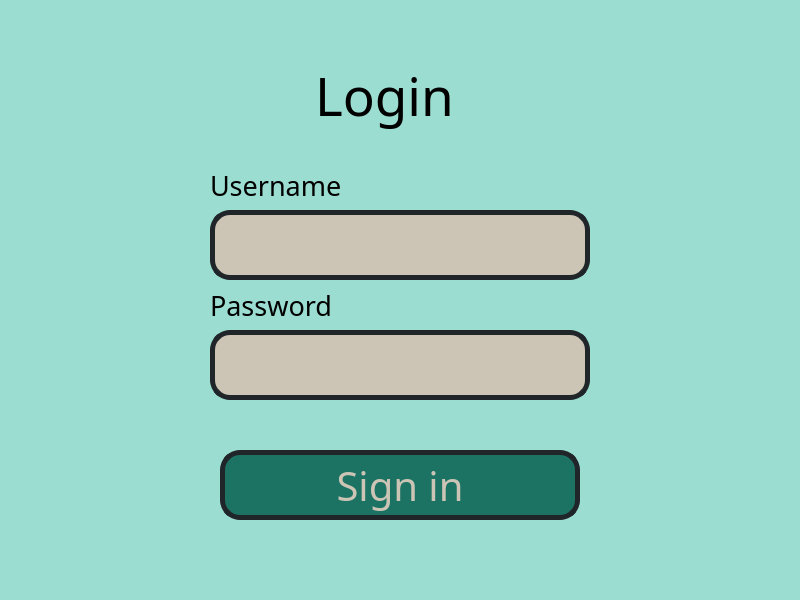
<?xml version="1.0" encoding="UTF-8"?>
<ui version="4.0">
 <class>MainWindow</class>
 <widget class="QMainWindow" name="MainWindow">
  <property name="geometry">
   <rect>
    <x>0</x>
    <y>0</y>
    <width>800</width>
    <height>600</height>
   </rect>
  </property>
  <property name="windowTitle">
   <string>MainWindow</string>
  </property>
  <property name="styleSheet">
   <string notr="true">background-color: rgb(155, 221, 209);
</string>
  </property>
  <widget class="QWidget" name="centralwidget">
   <property name="enabled">
    <bool>true</bool>
   </property>
   <property name="styleSheet">
    <string notr="true">QPushButton#sign_in_button
{
border: 5px solid;
border-radius: 20%;
border-color: rgb(32, 37, 42);
background-color: rgb(28, 115, 100);
color: rgb(204, 196, 180);
}
QLineEdit#login_input{
	border: 5px solid;
	border-radius: 20%;
	border-color: rgb(32, 37, 42);
	background-color: rgb(204, 196, 180);
	color: rgb(44, 132, 116);
}
QLineEdit#password_input{
	border: 5px solid;
	border-radius: 20%;
	border-color: rgb(32, 37, 42);
	background-color: rgb(204, 196, 180);
	color: rgb(44, 132, 116);
}
QPushButton:hover#sign_in_button
{
   background-color:rgb(1,58,51);
}
QPushButton:pressed#sign_in_button
{
   background-color:gray;
}
QLineEdit{
	padding:10px;
}
QLineEdit:focus#login_input
{
  background-color: rgb(255,255,255);
}
QLineEdit:focus#password_input
{
  background-color: rgb(255,255,255);
}</string>
   </property>
   <widget class="QPushButton" name="sign_in_button">
    <property name="geometry">
     <rect>
      <x>220</x>
      <y>450</y>
      <width>360</width>
      <height>70</height>
     </rect>
    </property>
    <property name="font">
     <font>
      <family>TT_Skip-E</family>
      <pointsize>30</pointsize>
     </font>
    </property>
    <property name="styleSheet">
     <string notr="true"/>
    </property>
    <property name="text">
     <string>Sign in</string>
    </property>
   </widget>
   <widget class="QLineEdit" name="login_input">
    <property name="geometry">
     <rect>
      <x>210</x>
      <y>210</y>
      <width>380</width>
      <height>70</height>
     </rect>
    </property>
    <property name="font">
     <font>
      <family>TT_Skip-E</family>
      <pointsize>20</pointsize>
     </font>
    </property>
    <property name="layoutDirection">
     <enum>Qt::LeftToRight</enum>
    </property>
    <property name="styleSheet">
     <string notr="true"/>
    </property>
    <property name="text">
     <string/>
    </property>
   </widget>
   <widget class="QLineEdit" name="password_input">
    <property name="geometry">
     <rect>
      <x>210</x>
      <y>330</y>
      <width>380</width>
      <height>70</height>
     </rect>
    </property>
    <property name="font">
     <font>
      <family>TT_Skip-E</family>
      <pointsize>20</pointsize>
     </font>
    </property>
    <property name="styleSheet">
     <string notr="true"/>
    </property>
    <property name="text">
     <string/>
    </property>
   </widget>
   <widget class="QLabel" name="label">
    <property name="geometry">
     <rect>
      <x>210</x>
      <y>150</y>
      <width>181</width>
      <height>71</height>
     </rect>
    </property>
    <property name="font">
     <font>
      <family>TT_Skip-E</family>
      <pointsize>20</pointsize>
     </font>
    </property>
    <property name="styleSheet">
     <string notr="true"/>
    </property>
    <property name="text">
     <string>Username</string>
    </property>
   </widget>
   <widget class="QLabel" name="label_2">
    <property name="geometry">
     <rect>
      <x>210</x>
      <y>270</y>
      <width>181</width>
      <height>71</height>
     </rect>
    </property>
    <property name="font">
     <font>
      <family>TT_Skip-E</family>
      <pointsize>20</pointsize>
     </font>
    </property>
    <property name="styleSheet">
     <string notr="true"/>
    </property>
    <property name="text">
     <string>Password</string>
    </property>
   </widget>
   <widget class="QLabel" name="label_3">
    <property name="geometry">
     <rect>
      <x>315</x>
      <y>60</y>
      <width>170</width>
      <height>71</height>
     </rect>
    </property>
    <property name="font">
     <font>
      <family>TT_Skip-E</family>
      <pointsize>40</pointsize>
     </font>
    </property>
    <property name="styleSheet">
     <string notr="true"/>
    </property>
    <property name="text">
     <string>Login</string>
    </property>
   </widget>
   <zorder>sign_in_button</zorder>
   <zorder>label</zorder>
   <zorder>label_2</zorder>
   <zorder>password_input</zorder>
   <zorder>login_input</zorder>
   <zorder>label_3</zorder>
  </widget>
 </widget>
 <resources/>
 <connections/>
</ui>
